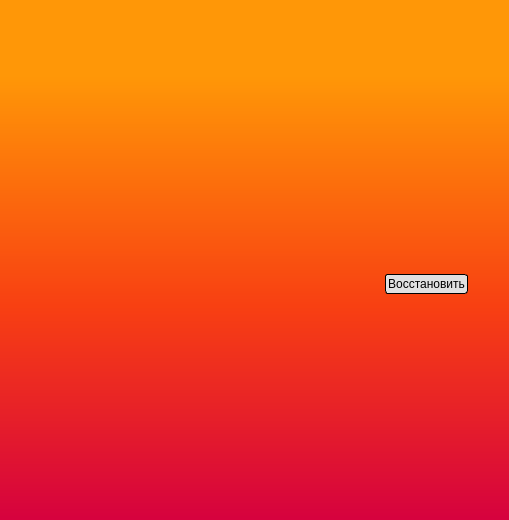
<?xml version="1.0" encoding="UTF-8"?>
<ui version="4.0">
 <class>MainWindow</class>
 <widget class="QMainWindow" name="MainWindow">
  <property name="geometry">
   <rect>
    <x>0</x>
    <y>0</y>
    <width>509</width>
    <height>520</height>
   </rect>
  </property>
  <property name="sizePolicy">
   <sizepolicy hsizetype="Preferred" vsizetype="Preferred">
    <horstretch>0</horstretch>
    <verstretch>0</verstretch>
   </sizepolicy>
  </property>
  <property name="windowTitle">
   <string>Восстановление изображений</string>
  </property>
  <property name="styleSheet">
   <string notr="true">#centralwidget {
background-color: qlineargradient(spread:pad, x1:0, y1:0, x2:0, y2:1, stop:0.145251 rgba(255, 151, 7, 255), stop:0.586592 rgba(248, 64, 18, 255), stop:0.994413 rgba(214, 2, 62, 255));
}

QLabel, QListView, QWidget, QMainWindow {
	background-color:transparent;
    background-attachment: scroll;
	border-style: transparent;
}
QScrollArea {
background-color:transparent;
border-style: transparent;
}

QPushButton::hover {
background-color: rgba(229,241,251, 200) !important;
transition: all 0.2s 0s ease !important;
}

QPushButton {
background-color: rgb(225, 225, 225) !important;
border-style: solid !important;
border-width: 1px !important;
border-radius: 3px !important;
border-color: back !important;
padding: 2px !important;
}

QHBoxLayout {
border-style: transparent;
background-color:transparent
}

#controls_horizontal_layout_7 {
border-style: transparent;
background-color:transparent
}</string>
  </property>
  <widget class="QWidget" name="centralwidget">
   <property name="sizePolicy">
    <sizepolicy hsizetype="Fixed" vsizetype="Fixed">
     <horstretch>0</horstretch>
     <verstretch>0</verstretch>
    </sizepolicy>
   </property>
   <layout class="QVBoxLayout" name="verticalLayout_2">
    <item>
     <widget class="QScrollArea" name="scrollArea">
      <property name="sizePolicy">
       <sizepolicy hsizetype="Maximum" vsizetype="Expanding">
        <horstretch>49</horstretch>
        <verstretch>0</verstretch>
       </sizepolicy>
      </property>
      <property name="minimumSize">
       <size>
        <width>491</width>
        <height>0</height>
       </size>
      </property>
      <property name="maximumSize">
       <size>
        <width>491</width>
        <height>16777215</height>
       </size>
      </property>
      <property name="styleSheet">
       <string notr="true">

</string>
      </property>
      <property name="widgetResizable">
       <bool>true</bool>
      </property>
      <widget class="QWidget" name="scrollAreaWidgetContents">
       <property name="geometry">
        <rect>
         <x>0</x>
         <y>0</y>
         <width>470</width>
         <height>300</height>
        </rect>
       </property>
       <property name="sizePolicy">
        <sizepolicy hsizetype="Fixed" vsizetype="Fixed">
         <horstretch>0</horstretch>
         <verstretch>0</verstretch>
        </sizepolicy>
       </property>
       <layout class="QVBoxLayout" name="verticalLayout">
        <item>
         <layout class="QVBoxLayout" name="verticalLayout_3">
          <item>
           <widget class="QLabel" name="restore_label">
            <property name="sizePolicy">
             <sizepolicy hsizetype="Fixed" vsizetype="Fixed">
              <horstretch>45</horstretch>
              <verstretch>45</verstretch>
             </sizepolicy>
            </property>
            <property name="minimumSize">
             <size>
              <width>450</width>
              <height>250</height>
             </size>
            </property>
            <property name="maximumSize">
             <size>
              <width>16777215</width>
              <height>16777215</height>
             </size>
            </property>
            <property name="text">
             <string/>
            </property>
           </widget>
          </item>
          <item>
           <layout class="QHBoxLayout" name="controls_horizontal_layout">
            <item>
             <spacer name="controls_horizontal_spacer">
              <property name="orientation">
               <enum>Qt::Horizontal</enum>
              </property>
              <property name="sizeHint" stdset="0">
               <size>
                <width>40</width>
                <height>20</height>
               </size>
              </property>
             </spacer>
            </item>
            <item>
             <widget class="QPushButton" name="restore_button">
              <property name="sizePolicy">
               <sizepolicy hsizetype="Fixed" vsizetype="Fixed">
                <horstretch>0</horstretch>
                <verstretch>0</verstretch>
               </sizepolicy>
              </property>
              <property name="styleSheet">
               <string notr="true">
</string>
              </property>
              <property name="text">
               <string>Восстановить</string>
              </property>
             </widget>
            </item>
           </layout>
          </item>
         </layout>
        </item>
       </layout>
      </widget>
     </widget>
    </item>
   </layout>
  </widget>
 </widget>
 <resources/>
 <connections/>
</ui>
